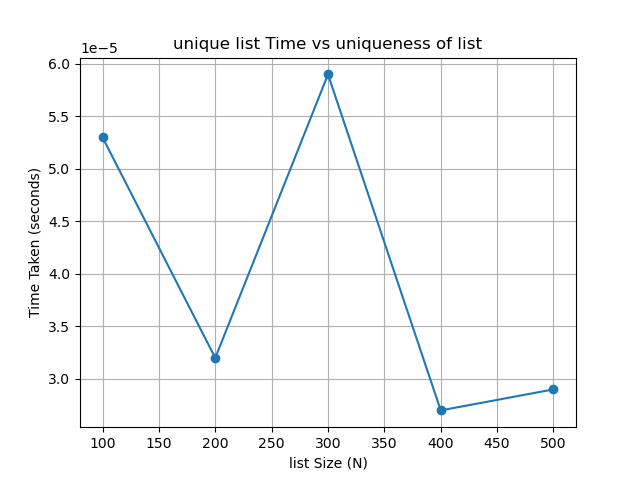

Recreate this plot in Python.
import matplotlib.pyplot as plt
sizes=[100,200,300,400,500]
times=[0.000053,0.000032,0.000059,0.000027,0.000029]
plt.plot(sizes,times,marker='o')
plt.title('unique list Time vs uniqueness of list')
plt.xlabel('list Size (N)')
plt.ylabel('Time Taken (seconds)')
plt.grid(True)
plt.show()
